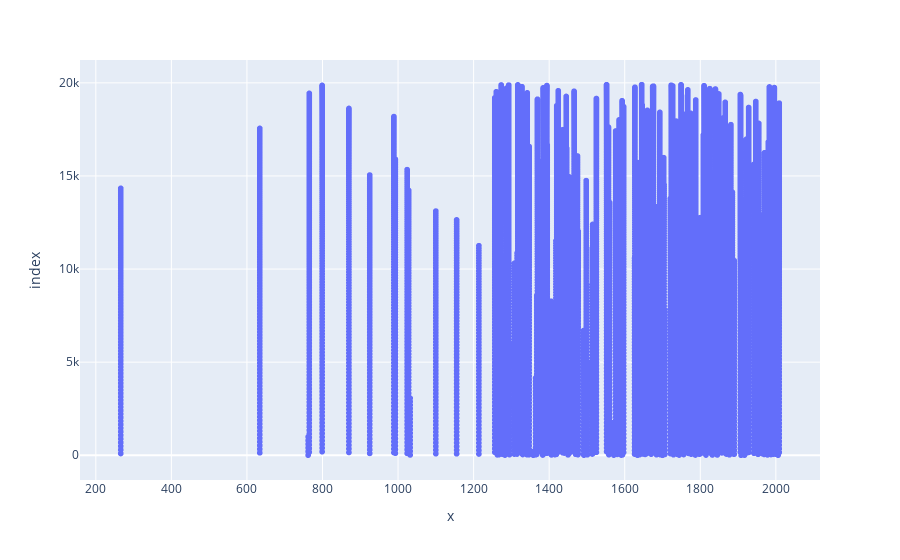

The notebook cell this image was saved under:
### Code cell
nums = [i for i in combinations(parse(inp1), 2)]
x, y = zip(*nums)
X, Y = [i for i in nums if sum(i)==2020][0]

px.scatter(x, y, render_mode='webgl')

### Figure 1 — Plotly figure (JSON) as saved in the notebook; plotly's stock layout.template omitted (floating-point values rounded to 4 significant figures; data arrays with more than 128 entries replaced by an {"elided": "..."} marker saying what was removed)
{"data": [{"hovertemplate": "x=%{x}<br>index=%{y}<extra></extra>", "legendgroup": "", "marker": {"color": "#636efa", "symbol": "circle"}, "mode": "markers", "name": "", "showlegend": false, "type": "scattergl", "x": {"elided": "19900 int values"}, "xaxis": "x", "y": {"elided": "19900 int values"}, "yaxis": "y"}], "layout": {"legend": {"tracegroupgap": 0}, "margin": {"t": 60}, "xaxis": {"anchor": "y", "domain": [0, 1], "title": {"text": "x"}}, "yaxis": {"anchor": "x", "domain": [0, 1], "title": {"text": "index"}}}}
